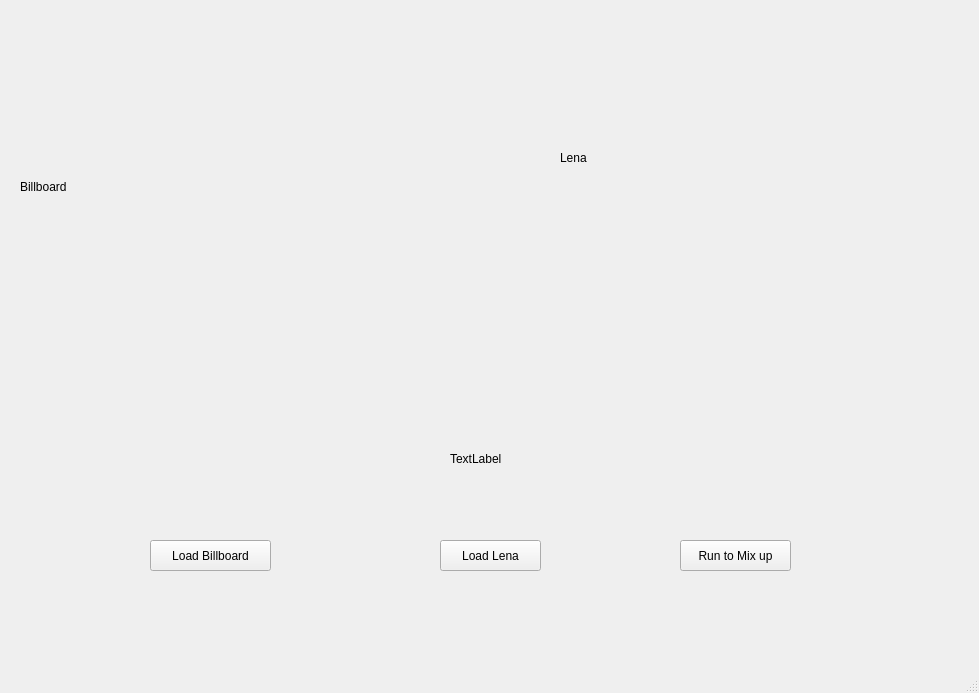
<?xml version="1.0" encoding="UTF-8"?>
<ui version="4.0">
 <class>MainWindow</class>
 <widget class="QMainWindow" name="MainWindow">
  <property name="geometry">
   <rect>
    <x>0</x>
    <y>0</y>
    <width>979</width>
    <height>693</height>
   </rect>
  </property>
  <property name="windowTitle">
   <string>MainWindow</string>
  </property>
  <widget class="QWidget" name="centralwidget">
   <widget class="QLabel" name="labelView_billboard">
    <property name="geometry">
     <rect>
      <x>20</x>
      <y>30</y>
      <width>500</width>
      <height>314</height>
     </rect>
    </property>
    <property name="text">
     <string>Billboard</string>
    </property>
   </widget>
   <widget class="QPushButton" name="pushButton">
    <property name="geometry">
     <rect>
      <x>150</x>
      <y>540</y>
      <width>121</width>
      <height>31</height>
     </rect>
    </property>
    <property name="text">
     <string>Load Billboard</string>
    </property>
   </widget>
   <widget class="QPushButton" name="pushButton_3">
    <property name="geometry">
     <rect>
      <x>680</x>
      <y>540</y>
      <width>111</width>
      <height>31</height>
     </rect>
    </property>
    <property name="text">
     <string>Run to Mix up</string>
    </property>
   </widget>
   <widget class="QLabel" name="labelView_lena">
    <property name="geometry">
     <rect>
      <x>560</x>
      <y>30</y>
      <width>256</width>
      <height>256</height>
     </rect>
    </property>
    <property name="text">
     <string>Lena</string>
    </property>
   </widget>
   <widget class="QPushButton" name="pushButton_2">
    <property name="geometry">
     <rect>
      <x>440</x>
      <y>540</y>
      <width>101</width>
      <height>31</height>
     </rect>
    </property>
    <property name="text">
     <string>Load Lena</string>
    </property>
   </widget>
   <widget class="QLabel" name="label">
    <property name="geometry">
     <rect>
      <x>450</x>
      <y>450</y>
      <width>58</width>
      <height>18</height>
     </rect>
    </property>
    <property name="text">
     <string>TextLabel</string>
    </property>
   </widget>
  </widget>
  <widget class="QMenuBar" name="menubar">
   <property name="geometry">
    <rect>
     <x>0</x>
     <y>0</y>
     <width>979</width>
     <height>26</height>
    </rect>
   </property>
  </widget>
  <widget class="QStatusBar" name="statusbar"/>
 </widget>
 <resources/>
 <connections/>
</ui>
